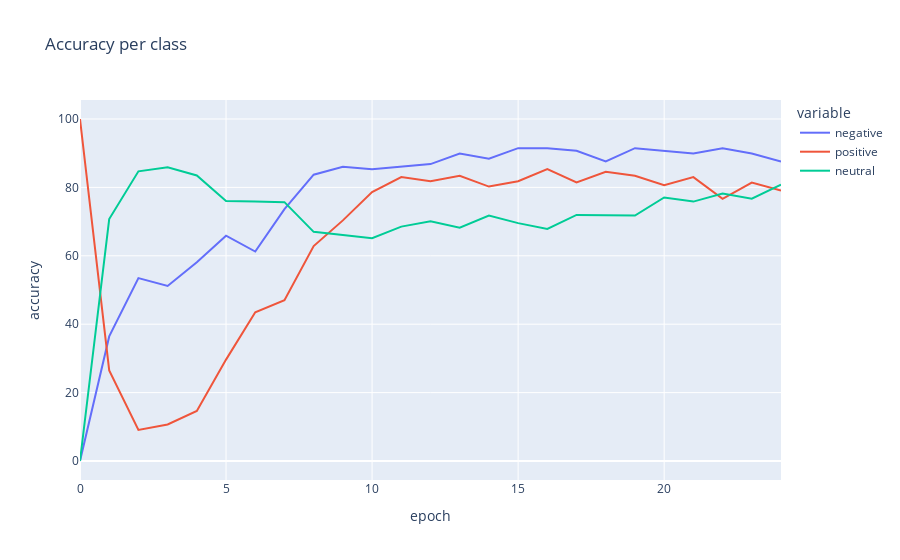

Source (notebook cell):
### Code cell
fig = px.line(validation_accuracy_class, labels={'value': 'accuracy', 'index': 'epoch'}, title='Accuracy per class')
fig

### Figure 1 — Plotly figure (JSON) as saved in the notebook; plotly's stock layout.template omitted (floating-point values rounded to 4 significant figures)
{"data": [{"hovertemplate": "variable=negative<br>epoch=%{x}<br>accuracy=%{y}<extra></extra>", "legendgroup": "negative", "line": {"color": "#636efa", "dash": "solid"}, "marker": {"symbol": "circle"}, "mode": "lines", "name": "negative", "orientation": "v", "showlegend": true, "x": [0, 1, 2, 3, 4, 5, 6, 7, 8, 9, 10, 11, 12, 13, 14, 15, 16, 17, 18, 19, 20, 21, 22, 23, 24], "xaxis": "x", "y": [0.0, 36.43, 53.49, 51.16, 58.14, 65.89, 61.24, 73.64, 83.72, 86.05, 85.27, 86.05, 86.82, 89.92, 88.37, 91.47, 91.47, 90.7, 87.6, 91.47, 90.7, 89.92, 91.47, 89.92, 87.6], "yaxis": "y", "type": "scatter"}, {"hovertemplate": "variable=positive<br>epoch=%{x}<br>accuracy=%{y}<extra></extra>", "legendgroup": "positive", "line": {"color": "#EF553B", "dash": "solid"}, "marker": {"symbol": "circle"}, "mode": "lines", "name": "positive", "orientation": "v", "showlegend": true, "x": [0, 1, 2, 3, 4, 5, 6, 7, 8, 9, 10, 11, 12, 13, 14, 15, 16, 17, 18, 19, 20, 21, 22, 23, 24], "xaxis": "x", "y": [100.0, 26.48, 9.091, 10.67, 14.62, 29.64, 43.48, 47.04, 62.85, 70.36, 78.66, 83.0, 81.82, 83.4, 80.24, 81.82, 85.38, 81.42, 84.58, 83.4, 80.63, 83.0, 76.68, 81.42, 79.05], "yaxis": "y", "type": "scatter"}, {"hovertemplate": "variable=neutral<br>epoch=%{x}<br>accuracy=%{y}<extra></extra>", "legendgroup": "neutral", "line": {"color": "#00cc96", "dash": "solid"}, "marker": {"symbol": "circle"}, "mode": "lines", "name": "neutral", "orientation": "v", "showlegend": true, "x": [0, 1, 2, 3, 4, 5, 6, 7, 8, 9, 10, 11, 12, 13, 14, 15, 16, 17, 18, 19, 20, 21, 22, 23, 24], "xaxis": "x", "y": [0.0, 70.75, 84.69, 85.88, 83.5, 76.02, 75.85, 75.68, 67.01, 65.99, 65.14, 68.54, 70.07, 68.2, 71.77, 69.56, 67.86, 71.94, 71.94, 71.77, 77.04, 75.85, 78.23, 76.7, 80.78], "yaxis": "y", "type": "scatter"}], "layout": {"xaxis": {"anchor": "y", "domain": [0.0, 1.0], "title": {"text": "epoch"}}, "yaxis": {"anchor": "x", "domain": [0.0, 1.0], "title": {"text": "accuracy"}}, "legend": {"title": {"text": "variable"}, "tracegroupgap": 0}, "title": {"text": "Accuracy per class"}}}
